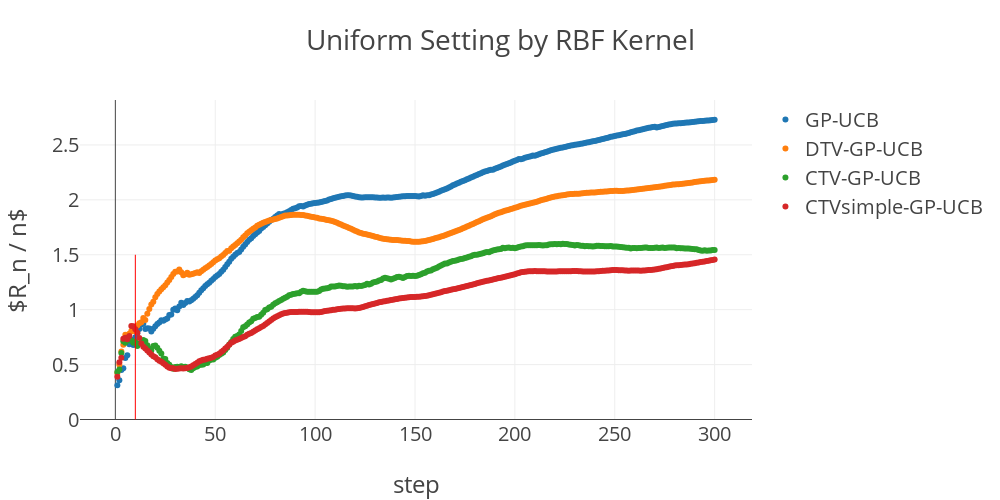

Here is the notebook cell this chart was saved with:
### Code cell
title = 'Uniform Setting by RBF Kernel'

target_dir = './results/'
normal = target_dir + '20190505/syn_bogunovic_rbf_normal.csv'
dtv = target_dir + '20190505/syn_bogunovic_rbf_dtv.csv'
#ctv = target_dir + '20190507/syn_bogunovic_rbf_ctv.csv'
ctv = target_dir + '20190428/syn_bogunovic_rbf_ctv.csv'
ctv_delta = target_dir + '20190507/syn_bogunovic_rbf_ctv_delta.csv'

plot_graph(normal, dtv, ctv, ctv_delta, title)

### Figure 1 — Plotly figure (JSON) as saved in the notebook; plotly's stock layout.template omitted (floating-point values rounded to 4 significant figures; data arrays with more than 128 entries replaced by an {"elided": "..."} marker saying what was removed)
{"data": [{"mode": "markers", "name": "GP-UCB", "type": "scatter", "uid": "d4542f86-f624-4487-99e8-e0ee68605438", "x": {"elided": "300 int values"}, "y": {"elided": "300 float values"}}, {"mode": "markers", "name": "DTV-GP-UCB", "type": "scatter", "uid": "420228f9-d31d-42bd-89a5-2f39e271c906", "x": {"elided": "300 int values"}, "y": {"elided": "300 float values"}}, {"mode": "markers", "name": "CTV-GP-UCB", "type": "scatter", "uid": "51cc520f-71c9-47d3-8576-87bf782709e7", "x": {"elided": "300 int values"}, "y": {"elided": "300 float values"}}, {"mode": "markers", "name": "CTVsimple-GP-UCB", "type": "scatter", "uid": "7cd5d394-e4fd-4f75-914a-b672f49b70b5", "x": {"elided": "300 int values"}, "y": {"elided": "300 float values"}}], "layout": {"autosize": false, "font": {"size": 20}, "height": 500, "shapes": [{"line": {"color": "red", "width": 1}, "type": "line", "x0": 10, "x1": 10, "y0": 0, "y1": 1.5}], "title": {"text": "Uniform Setting by RBF Kernel"}, "width": 1000, "xaxis": {"title": {"text": "step"}}, "yaxis": {"title": {"text": "$R_n / n$"}}}}
